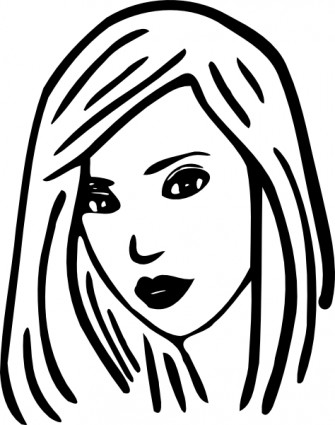
#> input picture src/animation/image.jpg, 335 x 425 px, given in place of the camera
$ python webmouse.py
#> lines starting #> are read from the running program, lines starting #| are printed output that depends on the picture; after the words box and inside, x2 and y2 are one past the last pixel; in counts of white or black regions, pixels touching at a corner belong together
#####################################
#
#  Script to control mouse pointer
#     using webcam based input
#
#                by
#
#         Code Monkey King
#
#####################################

# packages
import cv2
import pyautogui as pg

# open webcam stream
webcam = cv2.VideoCapture(0)

# define global mouse coords
old_x = int(1366 / 2)
old_y = int(768 / 2)

# main loop
while True:
    # capture frame from webcam
    stream_ok, frame = webcam.read()
#> frame is the input picture: shape (425, 335, 3); min 0, max 255, mean 190.8

    # convert frame to grayscale
    frame_grayscale = cv2.cvtColor(frame, cv2.COLOR_BGR2GRAY)

    # detect edges
    frame_edges = cv2.Canny(frame_grayscale, 200, 300)
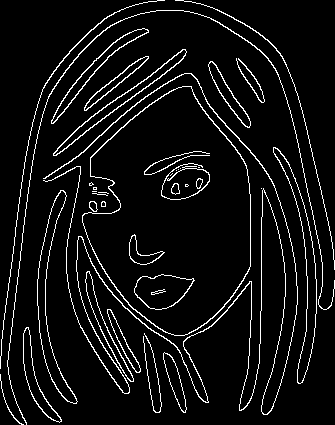
#> frame_edges: shape (425, 335); 6.5% white in thin lines or dots

    # smooth edges
    frame_edges = cv2.dilate(frame_edges, None)
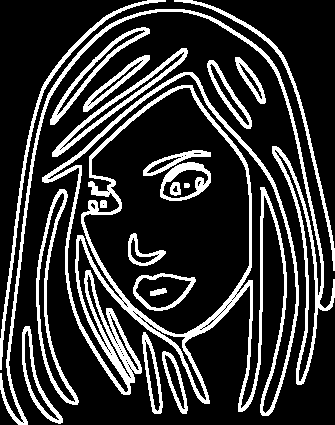
#> frame_edges: shape (425, 335); 20.7% white; 21 white regions, largest, box (x1, y1, x2, y2) and area: (42, 72, 299, 416) 11588, (0, 9, 335, 425) 5018, (36, 189, 79, 405) 1574
    frame_edges = cv2.erode(frame_edges, None)
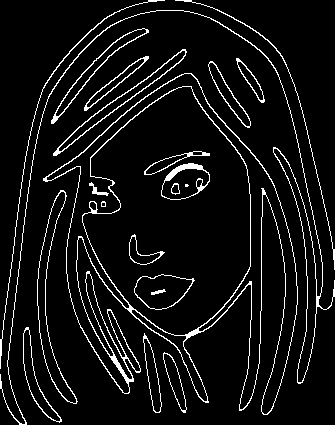
#> frame_edges: shape (425, 335); 6.9% white in thin lines or dots

    # detect contours
    contours, hierarchy = cv2.findContours(frame_edges, cv2.RETR_EXTERNAL, cv2.CHAIN_APPROX_NONE)
#> contours = 13 contours; largest, box (x1, y1, x2, y2) and area: (43, 73, 298, 415) 43852, (0, 10, 335, 425) 2099, (37, 190, 78, 404) 1912, (53, 49, 187, 156) 1282, (51, 28, 149, 124) 1043

    # draw touchpad, left and right buttons
    cv2.rectangle(frame, (130, 0), (500, 200), (0, 255, 0), 2)    # touchpad
    cv2.rectangle(frame, (100, 0), (130, 200), (255, 0, 0), 2)    # left button
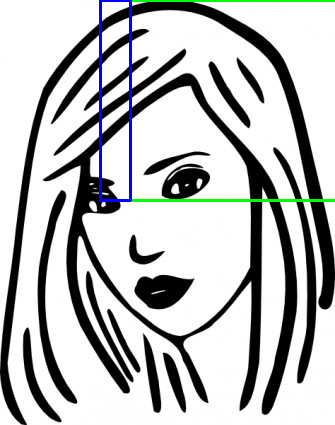
#> frame: shape (425, 335, 3); mean B, G, R 190.1, 189.5, 187.7
    cv2.rectangle(frame, (500, 0), (530, 200), (0, 0, 255), 2)    # rigth button

    # loop over contours
    for index in range(len(contours)):
        # skip contours with small areas
        if cv2.contourArea(contours[index]) > 12.0:
            # get starting point's coords in the contour
            x = contours[index][0][0][0]
            y = contours[index][0][0][1]

            # get point only in specific area
            if y < 200:
                # handle mouse movements
                if x > 130 and x < 500:
                    # draw starting point in the frame
                    cv2.circle(frame, (x, y), 5, (0, 255, 0), 5)

                    # move mouse pointer
                    if x > old_x: pg.moveRel(5, 0)
                    if x < old_x: pg.moveRel(-5, 0)
                    if y > old_y: pg.moveRel(0, 5)
                    if y < old_y: pg.moveRel(0, -5)

                    # update global coordinate
                    old_x, old_y = x, y

                # handle left button click
                if x > 100 and x < 130:
                    # draw starting point in the frame
                    cv2.circle(frame, (x, y), 5, (255, 0, 0), 5)

                    # left click mouse
                    pg.click()

                # handle right button click
                if x > 500 and x < 530:
                    # draw starting point in the frame
                    cv2.circle(frame, (x, y), 5, (0, 0, 255), 5)

                    # right click mouse
                    pg.click(button='right')
#> this loop made 13 passes
#> (x, y, old_x, old_y) on passes 5 to 13: (184, 73, 184, 73), (210, 61, 210, 61), (236, 58, 236, 58), (145, 56, 145, 56), (182, 49, 182, 49), (142, 28, 142, 28), (156, 10, 156, 10), (175, 0, 175, 0), (148, 0, 148, 0)
#> (x, y) on passes 1 to 4: (164, 352), (144, 333), (26, 327), (60, 190)
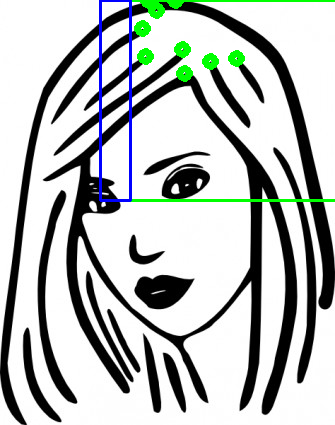
#> frame: shape (425, 335, 3); 1.11% of pixels changed, all inside (x1, y1, x2, y2) = (134, 2, 245, 82)

    # if webcam is available
    if stream_ok:
        # show next frame in a window
        cv2.imshow('Webmouse', frame)

        # escape condition
        if cv2.waitKey(1) & 0xFF == 27: break
#> (key Esc is pressed here)

# clean ups
cv2.destroyAllWindows()

# close webcam stream
webcam.release()
